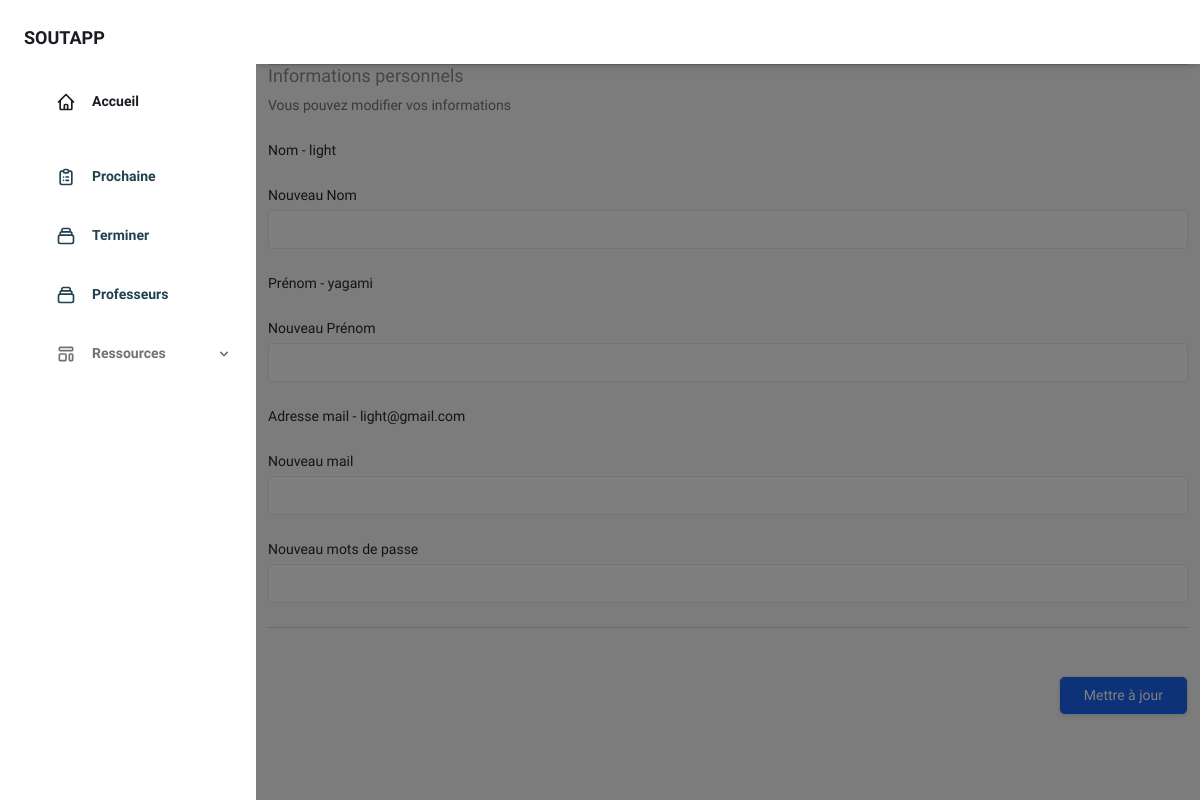
Screenshot of /user_profil (signed in) with the database file from the repository.
### soutapp/models.py (models this page shows, shortened)
class Utilisateur(models.Model):
    id_user = models.AutoField(primary_key=True)
    nom_user = models.CharField(max_length=50)
    prenom_user = models.CharField(max_length=50)
    email = models.EmailField(max_length=100, unique=True)
    password = models.CharField(max_length=255)
    last_login = models.DateTimeField(null=True, blank=True)  # Champ ajouté
    created_at = models.DateTimeField(auto_now_add=True)
    updated_at = models.DateTimeField(auto_now=True)

### soutapp/views.py (the view, shortened to what this page needs)
# urls.py: path('user_profil', views.user_profil, name='user_profil'),
def user_profil(request):
    user_id = request.session.get('user_id')
    if not user_id:
        return redirect('login')
    user = Utilisateur.objects.get(id_user=user_id)
    use = get_object_or_404(Utilisateur, id_user=user_id)
    return render(request, 'session-blog/user_profil.html', {'user': user})

### soutapp/templates/session-blog/user_profil.html (shortened to what this page needs)
{% extends 'session-templates/base.html' %}
{% load static %}
{% block content %}
<form class="space-y-8 container m-auto divide-y divide-gray-200" method="post">
    <div class="space-y-8 divide-y divide-gray-200">
        <div class="pt-8">
            <div>
                <h3 class="text-lg leading-6 font-medium text-gray-900">Informations personnels</h3>
                <p class="mt-1 text-sm text-gray-500">Vous pouvez modifier vos informations</p>
            </div>
                    <div class="mt-6 grid grid-cols-1 gap-y-6 gap-x-4 sm:grid-cols-6">
                        <div class="sm:col-span-3 mb-6">
                            <label class="block text-sm font-medium text-gray-700"> Nom - {{ user.nom_user }} </label>
                        </div>
                        <div class="sm:col-span-3 mb-6">
                            <label for="nom_user" class="block text-sm font-medium text-gray-700"> Nouveau Nom </label>
                            <input
                                type="text"
                                name="nom_user"
                                id="nom_user"
                                autocomplete="nom_user"
                                class="block w-full mt-1 text-sm dark:border-gray-600 dark:bg-gray-700 focus:border-purple-400 focus:outline-none focus:shadow-outline-purple dark:text-gray-300 dark:focus:shadow-outline-gray form-input"
                                placeholder=""
                            />
                        </div>
                        <div class="sm:col-span-3 mb-6">
                            <label class="block text-sm font-medium text-gray-700"> Prénom - {{ user.prenom_user }} </label>
                        </div>
                        <div class="sm:col-span-3 mb-6">
                            <label for="prenom_user" class="block text-sm font-medium text-gray-700"> Nouveau Prénom </label>
                            <input
                                type="text"
                                name="prenom_user"
                                id="prenom_user"
                                autocomplete="prenom_user"
                                class="block w-full mt-1 text-sm dark:border-gray-600 dark:bg-gray-700 focus:border-purple-400 focus:outline-none focus:shadow-outline-purple dark:text-gray-300 dark:focus:shadow-outline-gray form-input"
                                placeholder=""
                            />
                        </div>
                        <div class="sm:col-span-4 mb-6">
                            <label class="block text-sm font-medium text-gray-700"> Adresse mail - {{ user.email }} </label>
                        </div>
                        <div class="sm:col-span-4 mb-6">
                            <label for="email_user" class="block text-sm font-medium text-gray-700"> Nouveau mail </label>
                            <input
                                id="email_user"
                                name="email_user"
                                type="email"
                                autocomplete="email_user"
                                class="block w-full mt-1 text-sm dark:border-gray-600 dark:bg-gray-700 focus:border-purple-400 focus:outline-none focus:shadow-outline-purple dark:text-gray-300 dark:focus:shadow-outline-gray form-input"
                                placeholder="" />
                        </div>
                        <div class="sm:col-span-4 mb-6">
                            <label for="password_user" class="block text-sm font-medium text-gray-700"> Nouveau mots de passe </label>
                            <input
                                type="text"
                                name="password_user"
                                id="password_user"
                                autocomplete="password_user"
                                class="block w-full mt-1 text-sm dark:border-gray-600 dark:bg-gray-700 focus:border-purple-400 focus:outline-none focus:shadow-outline-purple dark:text-gray-300 dark:focus:shadow-outline-gray form-input"
                                placeholder=""
                            />
                        </div>
                    </div>
        </div>
    </div>
    <div class="pt-5">
        <div class="flex justify-end">
            <button
                type="submit"
                class="ml-3 inline-flex justify-center py-2 px-4 border border-transparent shadow-sm text-sm font-medium rounded-md text-white bg-blue-600 hover:bg-blue-700 focus:outline-none focus:ring-2 focus:ring-offset-2 focus:ring-blue-500">
                Mettre à jour
            </button>
        </div>
    </div>
</form>
{% endblock %}

### rows the page displays
Utilisateur: nom_user "light", prenom_user "yagami", email "light@gmail.com"
